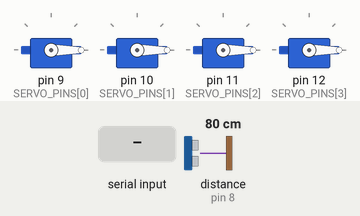
Recording of a sketch running on a simulated Arduino Uno, built with avr-gcc and run on an emulated ATmega328P. Shown: 4 × servo. Wiring (inferred from the names in the program): ultrasonic range finder: trigger pin 7; echo pin 8. The inputs (shaded band) are chosen by the test bench; at power-on: distance to the obstacle (sensor on pin 8) 80 cm. The echo pulse lasts 58.3 µs per cm; what the sketch prints to the serial monitor is not drawn.

Above: at 1.2 s.
1.3 s: "OPEN:\n" received over Serial
At 2.5 s:
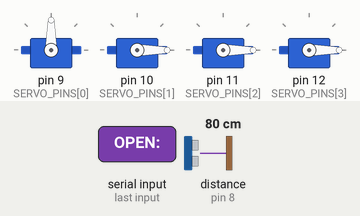
2.8 s: "CLOSE:\n" received over Serial
At 4.0 s:
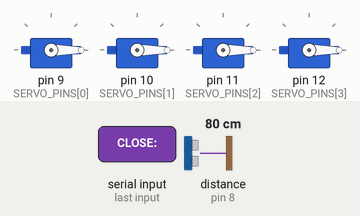
4.3 s: "OPEN:,45\n" received over Serial
At 5.5 s:
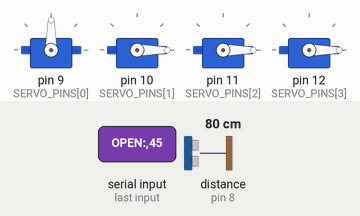
5.8 s: "CLOSE:,45\n" received over Serial
At 7.2 s:
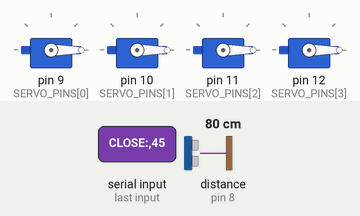
Timing chart, 0 to 8.4 s (numbered marks = the images above; inputs shaded):
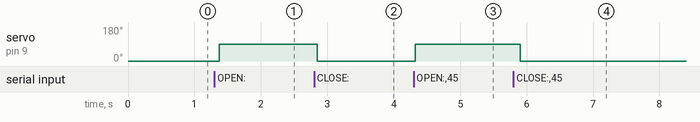

The sketch:

custom_arduino.ino
```cpp
#include <Servo.h>

// Servo setup
const int NUM_BINS = 4;
const int SERVO_PINS[NUM_BINS] = {9, 10, 11, 12}; // Update as needed
Servo servos[NUM_BINS];
const int OPEN_ANGLE = 90;
const int CLOSE_ANGLE = 0;

// Ultrasonic sensor setup
const int TRIG_PIN = 7;
const int ECHO_PIN = 8;

void setup() {
  Serial.begin(57600);

  // Attach servos and set to closed
  for (int i = 0; i < NUM_BINS; i++) {
    servos[i].attach(SERVO_PINS[i]);
    servos[i].write(CLOSE_ANGLE);
  }

  // Ultrasonic sensor pins
  pinMode(TRIG_PIN, OUTPUT);
  pinMode(ECHO_PIN, INPUT);
}

void loop() {
  // --- Handle serial commands for servos ---
  if (Serial.available()) {
    String cmd = Serial.readStringUntil('\n');
    cmd.trim();

    if (cmd.startsWith("OPEN:")) {
      int bin = cmd.substring(5).toInt();
      if (bin >= 0 && bin < NUM_BINS) {
        servos[bin].write(OPEN_ANGLE);
        Serial.print("OPENED:");
        Serial.println(bin);
      }
    } else if (cmd.startsWith("CLOSE:")) {
      int bin = cmd.substring(6).toInt();
      if (bin >= 0 && bin < NUM_BINS) {
        servos[bin].write(CLOSE_ANGLE);
        Serial.print("CLOSED:");
        Serial.println(bin);
      }
    }
  }

  // --- Read ultrasonic sensor and send distance ---
  long duration, distance;
  digitalWrite(TRIG_PIN, LOW);
  delayMicroseconds(2);
  digitalWrite(TRIG_PIN, HIGH);
  delayMicroseconds(10);
  digitalWrite(TRIG_PIN, LOW);

  duration = pulseIn(ECHO_PIN, HIGH, 30000); // 30ms timeout
  distance = duration * 0.034 / 2;

  // Only send if distance is reasonable (e.g., < 20cm)
  if (distance > 0 && distance < 200) {
    Serial.print("DIST:");
    Serial.println(distance);
  }

  delay(100); // 10Hz update rate
}
```

Measured:
- after the input at 1.3 s, servo on pin 9 (SERVO_PINS[0]): 0° → 90° after 0.07 s
- after the input at 2.8 s, servo on pin 9 (SERVO_PINS[0]): 90° → 0° after 0.05 s
- after the input at 4.3 s, servo on pin 9 (SERVO_PINS[0]): 0° → 90° at once
- after the input at 5.8 s, servo on pin 9 (SERVO_PINS[0]): 90° → 0° after 0.10 s
